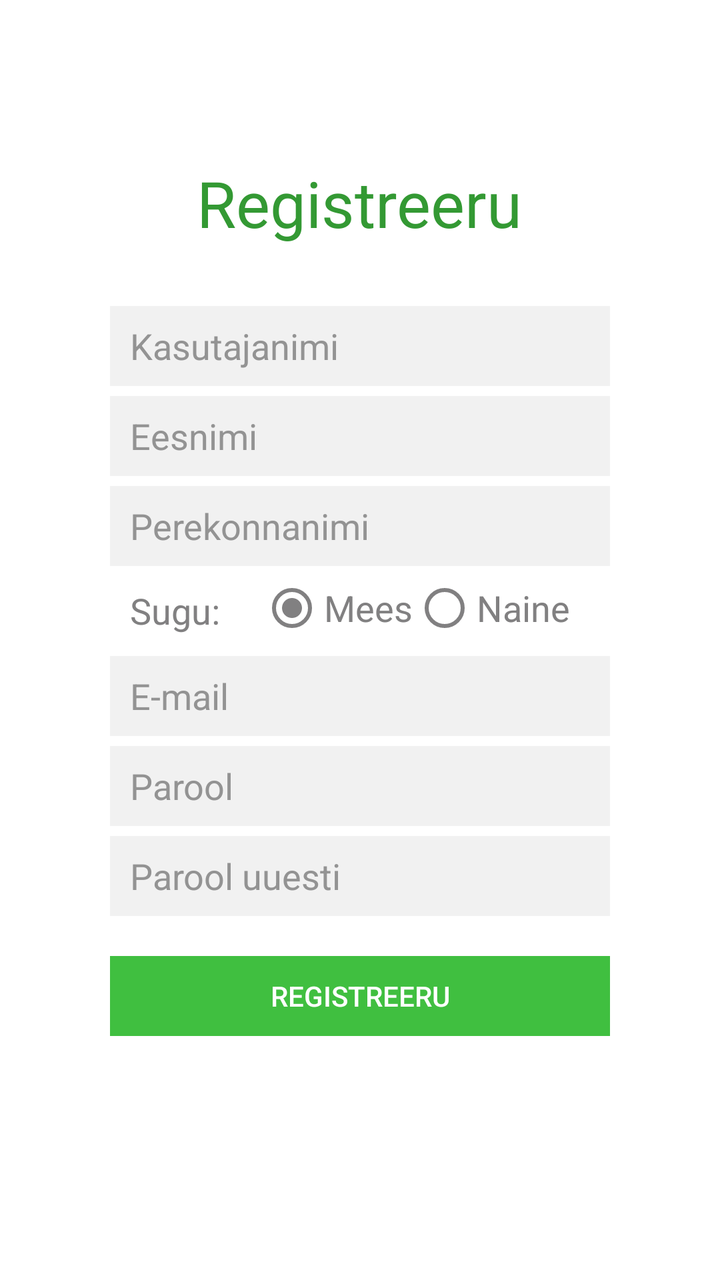
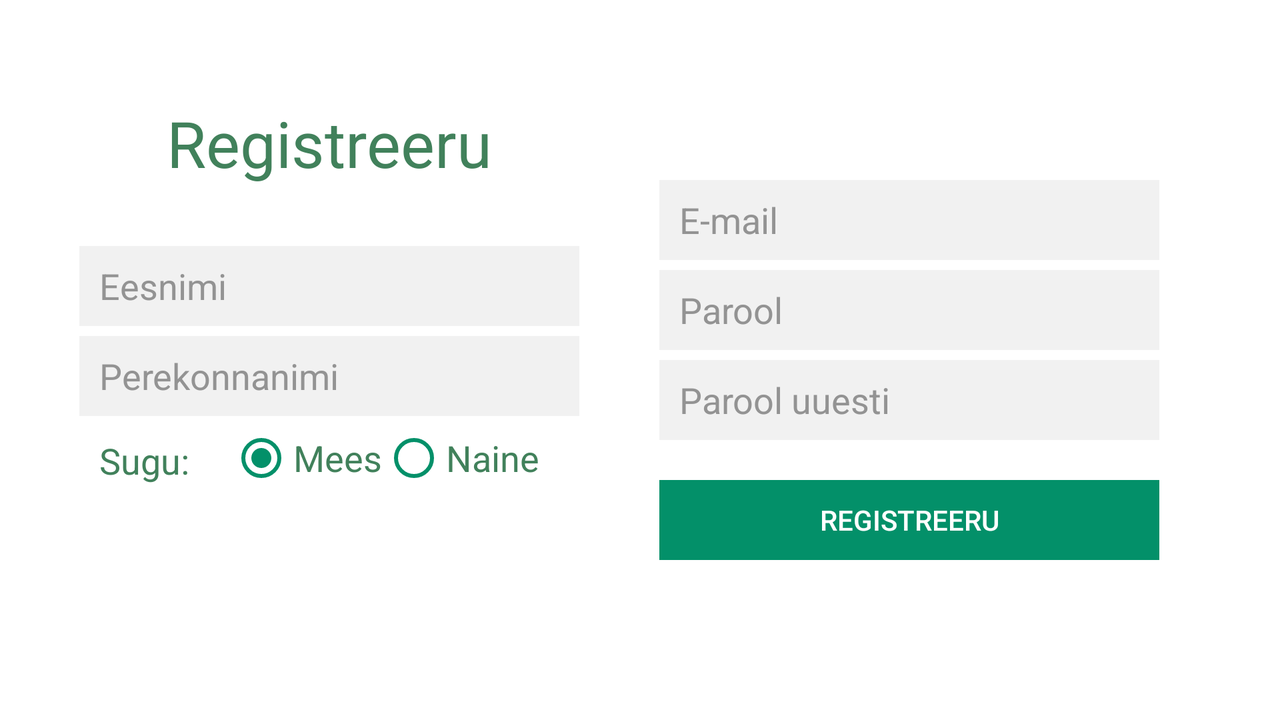

The same Android screen from two of the app's own layout files: first res/layout/ as a phone draws it, then the repository's variant for another configuration, drawn on a device whose configuration selects that folder. Both files follow.
<!-- AndroidManifest.xml: application theme AppTheme -->
<!-- res/layout/activity_registration.xml -->
<?xml version="1.0" encoding="utf-8"?>
<LinearLayout xmlns:android="http://schemas.android.com/apk/res/android"
    android:orientation="vertical" android:layout_width="match_parent"
    android:layout_height="match_parent"
    android:background="#fff">

    <TextView
        android:layout_width="wrap_content"
        android:layout_height="wrap_content"
        android:textAppearance="?android:attr/textAppearanceLarge"
        android:text="@string/registrateText"
        android:id="@+id/signUpText"
        android:textColor="#339933"
        android:layout_gravity="center_horizontal"
        android:layout_marginTop="80dp"
        android:textSize="32dp" />

    <EditText
        android:layout_width="250dp"
        android:layout_height="40dp"
        android:id="@+id/SignUpUserEdit"
        android:layout_gravity="center_horizontal"
        android:background="#fff1f1f1"
        android:fontFamily="sans-serif"
        android:hint="@string/username"
        android:inputType="text"
        android:textColor="#818081"
        android:textColorHint="#ff939393"
        android:textSize="18dp"
        android:paddingStart="10dp"
        android:layout_marginTop="30dp"
        android:paddingEnd="10dp" />

    <EditText
        android:layout_width="250dp"
        android:layout_height="40dp"
        android:inputType="textCapWords|textPersonName"
        android:hint="@string/eesnimi"
        android:ems="10"
        android:id="@+id/signUpNameEdit"
        android:background="#fff1f1f1"
        android:textSize="18dp"
        android:textColor="#818081"
        android:layout_marginTop="5dp"
        android:layout_gravity="center_horizontal"
        android:textColorHint="#ff939393"
        android:paddingStart="10dp"
        android:paddingEnd="10dp" />

    <EditText
        android:layout_width="250dp"
        android:layout_height="40dp"
        android:inputType="textCapWords|textPersonName"
        android:hint="@string/perekonnanimi"
        android:ems="10"
        android:id="@+id/SignUpLastEdit"
        android:background="#fff1f1f1"
        android:textSize="18dp"
        android:textColor="#818081"
        android:layout_marginTop="5dp"
        android:layout_gravity="center_horizontal"
        android:textColorHint="#ff939393"
        android:paddingStart="10dp"
        android:paddingEnd="10dp" />

    <LinearLayout
        android:orientation="horizontal"
        android:layout_width="250dp"
        android:layout_height="40dp"
        android:id="@+id/layout1"
        android:layout_gravity="center_horizontal">

        <TextView
            android:layout_width="wrap_content"
            android:layout_height="fill_parent"
            android:textAppearance="?android:attr/textAppearanceMedium"
            android:text="@string/sugu"
            android:id="@+id/textView2"
            android:paddingStart="10dp"
            android:textColor="#818081"
            android:textSize="18dp"
            android:layout_gravity="bottom"
            android:layout_marginTop="10dp" />

        <RadioGroup
            android:layout_width="wrap_content"
            android:layout_height="fill_parent"
            android:orientation="horizontal"
            android:id="@+id/radioGroup"
            android:layout_gravity="right"
            android:layout_marginLeft="20dp">

            <RadioButton
                android:layout_width="wrap_content"
                android:layout_height="wrap_content"
                android:text="@string/mees"
                android:id="@+id/r1"
                android:textColor="#818081"
                android:textSize="18dp"
                android:buttonTint="#818081"
                android:checked="true"
                android:layout_marginTop="5dp" />

            <RadioButton
                android:layout_width="wrap_content"
                android:layout_height="wrap_content"
                android:text="@string/naine"
                android:id="@+id/r0"
                android:textColor="#818081"
                android:textSize="18dp"
                android:checked="false"
                android:buttonTint="#818081"
                android:layout_marginTop="5dp" />
        </RadioGroup>

    </LinearLayout>

    <EditText
        android:layout_width="250dp"
        android:layout_height="40dp"
        android:id="@+id/signUpMailEdit"
        android:hint="@string/email"
        android:background="#fff1f1f1"
        android:textColor="#818081"
        android:layout_gravity="center_horizontal"
        android:fontFamily="sans-serif"
        android:textSize="18dp"
        android:textColorHint="#ff939393"
        android:paddingStart="10dp"
        android:inputType="textEmailAddress"
        android:layout_marginTop="5dp"
        android:paddingEnd="10dp" />

    <EditText
        android:layout_width="250dp"
        android:layout_height="40dp"
        android:inputType="textPassword"
        android:ems="10"
        android:hint="@string/parool1"
        android:id="@+id/signUpPwEdit1"
        android:background="#fff1f1f1"
        android:textColor="#818081"
        android:layout_gravity="center_horizontal"
        android:layout_marginTop="5dp"
        android:fontFamily="sans-serif"
        android:textSize="18dp"
        android:textColorHint="#ff939393"
        android:paddingStart="10dp"
        android:paddingEnd="10dp" />

    <EditText
        android:layout_width="250dp"
        android:layout_height="40dp"
        android:inputType="textPassword"
        android:ems="10"
        android:hint="@string/parool2"
        android:fontFamily="sans-serif"
        android:id="@+id/signUpPwEdit2"
        android:background="#fff1f1f1"
        android:textColor="#818081"
        android:layout_gravity="center_horizontal"
        android:layout_marginTop="5dp"
        android:textSize="18dp"
        android:textColorHint="#ff939393"
        android:paddingStart="10dp"
        android:paddingEnd="10dp" />

    <Button
        android:layout_width="250dp"
        android:layout_height="40dp"
        android:text="@string/registrateText"
        android:textColor="#fff"
        android:id="@+id/signUpBtn"
        android:layout_gravity="center_horizontal"
        android:layout_marginTop="20dp"
        android:background="#40bf40"
        android:stateListAnimator="@null"
        android:onClick="createProfile"/>
</LinearLayout>
<!-- resources referenced by this layout -->
<resources>
  <string name="eesnimi">Eesnimi</string>
  <string name="email">E-mail</string>
  <string name="mees">Mees</string>
  <string name="naine">Naine</string>
  <string name="parool1">Parool</string>
  <string name="parool2">Parool uuesti</string>
  <string name="perekonnanimi">Perekonnanimi</string>
  <string name="registrateText">Registreeru</string>
  <string name="sugu">Sugu:</string>
  <string name="username">Kasutajanimi</string>
  <style name="AppTheme" parent="Theme.AppCompat.Light.NoActionBar">
          <item name="colorPrimary">#40bf40</item>
          <item name="colorPrimaryDark">#339933</item>
          <item name="android:windowBackground">@color/window_background</item>
      </style>
  <color name="window_background">#FFF5F5F5</color>
</resources>
<!-- res/layout-land/activity_registration.xml (the repository's variant of the layout above) -->
<!-- drawn on the phone turned sideways -->
<?xml version="1.0" encoding="utf-8"?>
<LinearLayout xmlns:android="http://schemas.android.com/apk/res/android"
    android:orientation="horizontal" android:layout_width="match_parent"
    android:layout_height="match_parent"
    android:background="#fff"
    android:weightSum="1">

    <LinearLayout
        android:orientation="vertical"
        android:layout_width="wrap_content"
        android:layout_height="fill_parent"
        android:id="@+id/linearLayout1"
        android:layout_gravity="bottom"
        android:layout_weight="0.57">

        <TextView
            android:layout_width="wrap_content"
            android:layout_height="wrap_content"
            android:textAppearance="?android:attr/textAppearanceLarge"
            android:text="@string/registrateText"
            android:id="@+id/signUpText"
            android:textColor="#ff41815b"
            android:layout_gravity="center_horizontal"
            android:layout_marginTop="50dp"
            android:textSize="32dp" />

        <EditText
            android:layout_width="250dp"
            android:layout_height="40dp"
            android:inputType="textCapWords|textPersonName"
            android:hint="@string/eesnimi"
            android:ems="10"
            android:id="@+id/signUpNameEdit"
            android:background="#fff1f1f1"
            android:textSize="18dp"
            android:textColor="#ff41815b"
            android:layout_marginTop="30dp"
            android:layout_gravity="center_horizontal"
            android:textColorHint="#ff939393"
            android:paddingStart="10dp"/>

        <EditText
            android:layout_width="250dp"
            android:layout_height="40dp"
            android:inputType="textCapWords|textPersonName"
            android:hint="@string/perekonnanimi"
            android:ems="10"
            android:id="@+id/editText"
            android:background="#fff1f1f1"
            android:textSize="18dp"
            android:textColor="#ff41815b"
            android:layout_marginTop="5dp"
            android:layout_gravity="center_horizontal"
            android:textColorHint="#ff939393"
            android:paddingStart="10dp" />

        <LinearLayout
            android:orientation="horizontal"
            android:layout_width="250dp"
            android:layout_height="40dp"
            android:id="@+id/layout1"
            android:layout_gravity="center_horizontal">

            <TextView
                android:layout_width="wrap_content"
                android:layout_height="fill_parent"
                android:textAppearance="?android:attr/textAppearanceMedium"
                android:text="@string/sugu"
                android:id="@+id/textView2"
                android:paddingStart="10dp"
                android:textColor="#ff41815b"
                android:textSize="18dp"
                android:layout_gravity="bottom"
                android:layout_marginTop="10dp" />

            <RadioGroup
                android:layout_width="wrap_content"
                android:layout_height="fill_parent"
                android:orientation="horizontal"
                android:id="@+id/radioGroup"
                android:layout_gravity="right"
                android:layout_marginLeft="20dp">

                <RadioButton
                    android:layout_width="wrap_content"
                    android:layout_height="wrap_content"
                    android:text="@string/mees"
                    android:id="@+id/radioButton"
                    android:textColor="#ff41815b"
                    android:textSize="18dp"
                    android:buttonTint="#ff039069"
                    android:checked="true"
                    android:layout_marginTop="5dp" />

                <RadioButton
                    android:layout_width="wrap_content"
                    android:layout_height="wrap_content"
                    android:text="@string/naine"
                    android:id="@+id/radioButton2"
                    android:textColor="#ff41815b"
                    android:textSize="18dp"
                    android:checked="false"
                    android:buttonTint="#ff039069"
                    android:layout_marginTop="5dp" />
            </RadioGroup>

        </LinearLayout>

    </LinearLayout>

    <LinearLayout
        android:orientation="vertical"
        android:layout_width="wrap_content"
        android:layout_height="fill_parent"
        android:id="@+id/linearLayout2">

        <EditText
            android:layout_width="250dp"
            android:layout_height="40dp"
            android:id="@+id/signUpMailEdit"
            android:hint="@string/email"
            android:background="#fff1f1f1"
            android:textColor="#ff41815b"
            android:layout_gravity="center_horizontal"
            android:fontFamily="sans-serif"
            android:textSize="18dp"
            android:textColorHint="#ff939393"
            android:paddingStart="10dp"
            android:inputType="textEmailAddress"
            android:layout_marginTop="90dp" />

        <EditText
            android:layout_width="250dp"
            android:layout_height="40dp"
            android:inputType="textPassword"
            android:ems="10"
            android:hint="@string/parool1"
            android:id="@+id/signUpPwEdit1"
            android:background="#fff1f1f1"
            android:textColor="#ff41815b"
            android:layout_gravity="center_horizontal"
            android:layout_marginTop="5dp"
            android:fontFamily="sans-serif"
            android:textSize="18dp"
            android:textColorHint="#ff939393"
            android:paddingStart="10dp"/>

        <EditText
            android:layout_width="250dp"
            android:layout_height="40dp"
            android:inputType="textPassword"
            android:ems="10"
            android:hint="@string/parool2"
            android:fontFamily="sans-serif"
            android:id="@+id/signUpPwEdit2"
            android:background="#fff1f1f1"
            android:textColor="#ff41815b"
            android:layout_gravity="center_horizontal"
            android:layout_marginTop="5dp"
            android:textSize="18dp"
            android:textColorHint="#ff939393"
            android:paddingStart="10dp"/>

        <Button
            android:layout_width="250dp"
            android:layout_height="40dp"
            android:text="@string/registrateText"
            android:textColor="#fff"
            android:id="@+id/signUpBtn"
            android:layout_gravity="center_horizontal"
            android:layout_marginTop="20dp"
            android:background="#ff039069"
            android:stateListAnimator="@null"/>
    </LinearLayout>

</LinearLayout>
<!-- resources referenced by the variant -->
<!-- as the phone turned sideways resolves them -->
<resources>
  <string name="eesnimi">Eesnimi</string>
  <string name="email">E-mail</string>
  <string name="mees">Mees</string>
  <string name="naine">Naine</string>
  <string name="parool1">Parool</string>
  <string name="parool2">Parool uuesti</string>
  <string name="perekonnanimi">Perekonnanimi</string>
  <string name="registrateText">Registreeru</string>
  <string name="sugu">Sugu:</string>
  <style name="AppTheme" parent="Theme.AppCompat.Light.NoActionBar">
          <item name="colorPrimary">#40bf40</item>
          <item name="colorPrimaryDark">#339933</item>
          <item name="android:windowBackground">@color/window_background</item>
      </style>
  <color name="window_background">#FFF5F5F5</color>
</resources>
